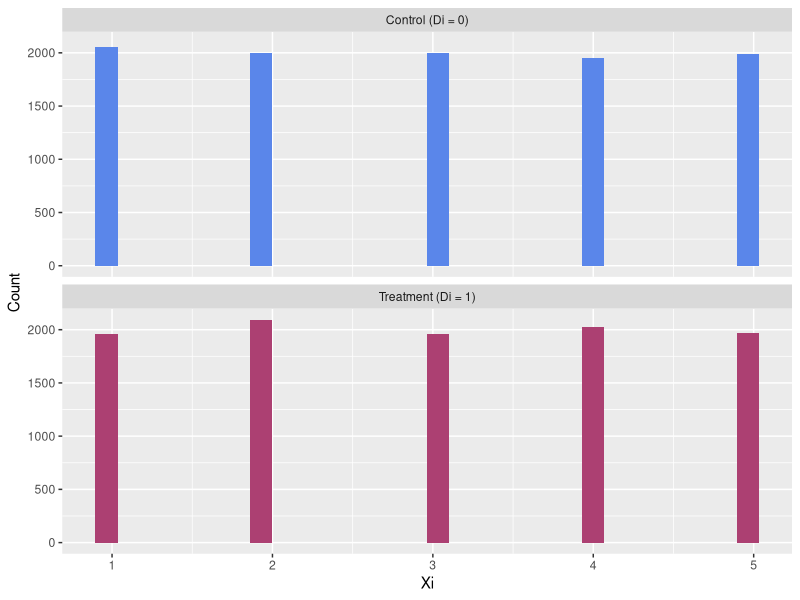

The R source for this figure:
## ---- chunk 1

# set default chunk options
knitr::opts_chunk$set(fig.width = 4, fig.height = 3, 
                      echo = TRUE, message = FALSE, warning = FALSE)

# load packages
packages=c("MASS", "tidyverse", # Used in assignment 1
           "stargazer", "here", "tidyr", "dplyr","stringr", "janitor", # Used for Mock assignment
           "cowplot", "ggplot2", "tinytex", "datasets", "tibble") # Used for Mock assignment

for (i in packages) {
  if (require(i,character.only=TRUE)==FALSE) {
    install.packages(i,repos='http://cran.us.r-project.org')
  }
  else {
    require(i,character.only=TRUE)
  }
}

# Disable scientific notation if you want
options(scipen=999)

## ---- chunk 2

# Generate data on potential outcomes and pre-treatment covariates:

rm(list=ls())
library(MASS)

# Define variables and generate data:
N <- 20000
Xi <- sample(c(1,2,3,4,5),N, replace=TRUE)
m0_Xi <- 0.5*Xi
m1_Xi <- 1*Xi

# Generate correlated error terms:
ei <- mvrnorm(n=N,mu=c(0, 0),Sigma=matrix(c(1,0.75,0.75,1), ncol=2))
# Calculate potential outcomes:
Yi_0 = m0_Xi + ei[,1]		
Yi_1 = m1_Xi + ei[,2]

# Output the mean of the potential outcomes:
mean(Yi_0)
mean(Yi_1)

# Create a dataframe from the vectors:
df <- data.frame(Xi, Yi_0, Yi_1)

## ---- chunk 3
    # set seed to keep random column the same every time code runs
    set.seed(123)

    # calculate 1/2 the population
    N_half <- N/2

    # create Di column w/proportionate values of 0 and 1, randomly assigned
    df$Di <- sample(c(rep(1, N_half), rep(0, N_half)))
    head(df, 2)
## ---- chunk 4
    ggplot(data = df, mapping = aes(x = Xi)) +
      geom_histogram(aes(fill = Di)) +
      labs(y = 'Count') +
      facet_wrap(~Di, ncol = 1,
                 labeller = labeller(Di = 
        c("0" = "Control (Di = 0)",
          "1" = "Treatment (Di = 1)"))) +
      scale_fill_binned(high = 'maroon', low = 'dodgerblue') +
      guides(fill = 'none') 

## ---- chunk 5
    # print correlation results 
    cor.test(df$Di, Xi)
## ---- chunk 6
    cor.test(df$Di, df$Yi_0)
    cor.test(df$Di, df$Yi_1)
## ---- chunk 7
    df %>% summarise(ATE = mean(Yi_1 - Yi_0))
## ---- chunk 8
    # create a Yi column that will be used for the regressions
    df <- df %>% 
      mutate(Yi = (Di*Yi_1+(1-Di)*Yi_0))

    # regression of Yi on Di
    lm(Yi~Di, data = df)

    # regression of Yi on Di and Xi
    lm(Yi ~ Di + Xi, data = df)
## ---- chunk 9
# Load the dataset
progresa <- read_csv("data/hw-1-data.csv")

# change NAs in treatment col to 0
progresa$treatment[is.na(progresa$treatment)] <- 0
## ---- chunk 10

## For continuous variables you can use the t-test
#t.test()

## For binary variables you should use the proportions test
#prop.test()

## ---- chunk 11
# creating subsets for control/treatment groups
control <- progresa %>% 
  filter(treatment == 0)
treated <- progresa %>% 
  filter(treatment == 1)

# continuous variables (t.test)
t.test(hhsize97 ~ treatment, data = progresa)
t.test(vani ~ treatment, data = progresa)
t.test(vani1 ~ treatment, data = progresa)
t.test(vani2 ~ treatment, data = progresa)

# binary variables (proportion test)
a <- table(progresa$treatment, progresa$dirtfloor97)[, c(2,1)]

## ---- chunk 12
    vani_model <- lm(vani ~ treatment, data = progresa)
    summary(vani_model)
## ---- chunk 13
    lm(vani ~ treatment + age_hh + educ_hh + ethnicity_hh + healthcenter + min_dist + hairrigation, data = progresa)
## ---- chunk 14
    # find individuals that qualified for AND recieved treatment (1,1)
    table(treatment = progresa$treatment, 
          int_to_treat = progresa$intention_to_treat, exclude = NULL)

    # new treatment variable
    progresa$pseudo_treatment <- ifelse(progresa$intention_to_treat == 1 & progresa$treatment == 0,
                       1, 0)

    # test 
    summary(lm(vani ~ pseudo_treatment, data = progresa))

## ---- chunk 15
# Examine number of hh that were intended to get treatment and that ended up receiving treatment
table(treatment = progresa$treatment, intention_to_treat = progresa$intention_to_treat, exclude = NULL)

# Create a new treatment variable that is:
# = 1 if intention_to_treat == 1 AND not in the actual treatment
# = 0 for normal control hh.

# This creates a new variable called pseudo_treatment that has missing values for every hh
progresa$pseudo_treatment <- NA
# Replace NAs with 1 for the new intervention group
progresa$pseudo_treatment[] <- 1
# Replace NAs with 0 for the normal control group
progresa$pseudo_treatment[] <- 0

